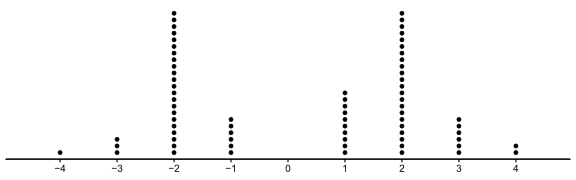

The R source for this figure:
library(ggplot2)
library(dplyr)

# -----------------------
# Synthetic data (tạo có chủ đích)
# -----------------------
x_values <- c(
  rep(-4, 1),
  rep(-3, 3),
  rep(-2, 22),
  rep(-1, 6),
  rep( 1, 10),
  rep( 2, 22),
  rep( 3, 6),
  rep( 4, 2)
)

df <- tibble(x = x_values) |>
  group_by(x) |>
  mutate(y = row_number()) |>
  ungroup()

# -----------------------
# Plot
# -----------------------
p <- ggplot(df, aes(x = x, y = y)) +
  geom_point(size = 1.5, color = "black") +
  geom_hline(yintercept = 0, linewidth = 0.7) +
  scale_x_continuous(
    limits = c(-4.5, 4.5),
    breaks = seq(-4, 4, 1)
  ) +
  scale_y_continuous(
    expand = expansion(mult = c(0, 0.05))
  ) +
  theme_classic(base_size = 12) +
  theme(
    axis.title = element_blank(),
    axis.text.y = element_blank(),
    axis.ticks.y = element_blank(),
    axis.line.y = element_blank()
  )

# -----------------------
# Export
# -----------------------
ggsave("fhsm_2009_p88_1.pdf", plot = p, width = 8, height = 2.5, units = "in")
